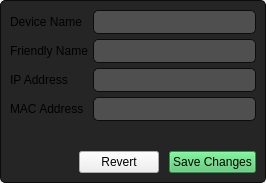
<?xml version="1.0" encoding="UTF-8"?>
<ui version="4.0">
 <class>DeviceInfoWidget</class>
 <widget class="QWidget" name="DeviceInfoWidget">
  <property name="geometry">
   <rect>
    <x>0</x>
    <y>0</y>
    <width>266</width>
    <height>183</height>
   </rect>
  </property>
  <property name="sizePolicy">
   <sizepolicy hsizetype="Preferred" vsizetype="Minimum">
    <horstretch>0</horstretch>
    <verstretch>0</verstretch>
   </sizepolicy>
  </property>
  <property name="windowTitle">
   <string>Form</string>
  </property>
  <property name="styleSheet">
   <string notr="true">#centralWidget {
	background-color: #252525;
	border: 1px Solid #0C0C0C;
	border-radius: 5px;
}

QLineEdit,  QComboBox, QSpinBox {
	background-color: #4f4f4f;
	padding: 3px;
	border-radius: 5px;
	border: 1px Solid #0C0C0C;
}

#saveChangesButton {
	background-color: #47c266;
}</string>
  </property>
  <layout class="QVBoxLayout" name="verticalLayout">
   <property name="spacing">
    <number>0</number>
   </property>
   <property name="leftMargin">
    <number>0</number>
   </property>
   <property name="topMargin">
    <number>0</number>
   </property>
   <property name="rightMargin">
    <number>0</number>
   </property>
   <property name="bottomMargin">
    <number>0</number>
   </property>
   <item>
    <widget class="QWidget" name="centralWidget" native="true">
     <layout class="QVBoxLayout" name="verticalLayout_2">
      <property name="spacing">
       <number>10</number>
      </property>
      <property name="leftMargin">
       <number>10</number>
      </property>
      <property name="topMargin">
       <number>10</number>
      </property>
      <property name="rightMargin">
       <number>10</number>
      </property>
      <property name="bottomMargin">
       <number>10</number>
      </property>
      <item>
       <layout class="QFormLayout" name="formLayout">
        <property name="fieldGrowthPolicy">
         <enum>QFormLayout::ExpandingFieldsGrow</enum>
        </property>
        <property name="horizontalSpacing">
         <number>5</number>
        </property>
        <property name="verticalSpacing">
         <number>5</number>
        </property>
        <item row="0" column="0">
         <widget class="QLabel" name="label">
          <property name="text">
           <string>Device Name</string>
          </property>
         </widget>
        </item>
        <item row="0" column="1">
         <widget class="QLineEdit" name="deviceName"/>
        </item>
        <item row="1" column="0">
         <widget class="QLabel" name="label_2">
          <property name="text">
           <string>Friendly Name</string>
          </property>
         </widget>
        </item>
        <item row="1" column="1">
         <widget class="QLineEdit" name="deviceFriendlyName"/>
        </item>
        <item row="2" column="0">
         <widget class="QLabel" name="label_3">
          <property name="text">
           <string>IP Address</string>
          </property>
         </widget>
        </item>
        <item row="2" column="1">
         <widget class="QLineEdit" name="ipAddress">
          <property name="readOnly">
           <bool>true</bool>
          </property>
         </widget>
        </item>
        <item row="3" column="0">
         <widget class="QLabel" name="label_4">
          <property name="text">
           <string>MAC Address</string>
          </property>
         </widget>
        </item>
        <item row="3" column="1">
         <widget class="QLineEdit" name="macAddress">
          <property name="readOnly">
           <bool>true</bool>
          </property>
         </widget>
        </item>
       </layout>
      </item>
      <item>
       <layout class="QHBoxLayout" name="horizontalLayout">
        <property name="spacing">
         <number>10</number>
        </property>
        <item>
         <spacer name="horizontalSpacer">
          <property name="orientation">
           <enum>Qt::Horizontal</enum>
          </property>
          <property name="sizeHint" stdset="0">
           <size>
            <width>40</width>
            <height>20</height>
           </size>
          </property>
         </spacer>
        </item>
        <item>
         <widget class="QPushButton" name="revertButton">
          <property name="text">
           <string>Revert</string>
          </property>
         </widget>
        </item>
        <item>
         <widget class="QPushButton" name="saveChangesButton">
          <property name="text">
           <string>Save Changes</string>
          </property>
         </widget>
        </item>
       </layout>
      </item>
     </layout>
    </widget>
   </item>
  </layout>
 </widget>
 <resources/>
 <connections/>
</ui>
